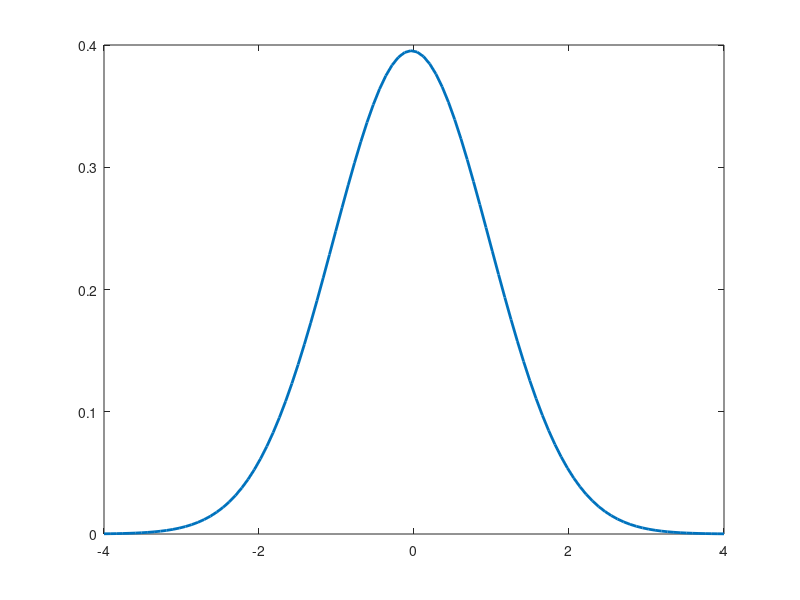

The MATLAB source for this figure:
a=textread('central_limit.txt');

x=linspace(-4,4);
y=pdf('Normal',x,-0.0343,1.0091);
plot(x,y,'LineWidth',2)

mean(a)
sqrt(var(a))
